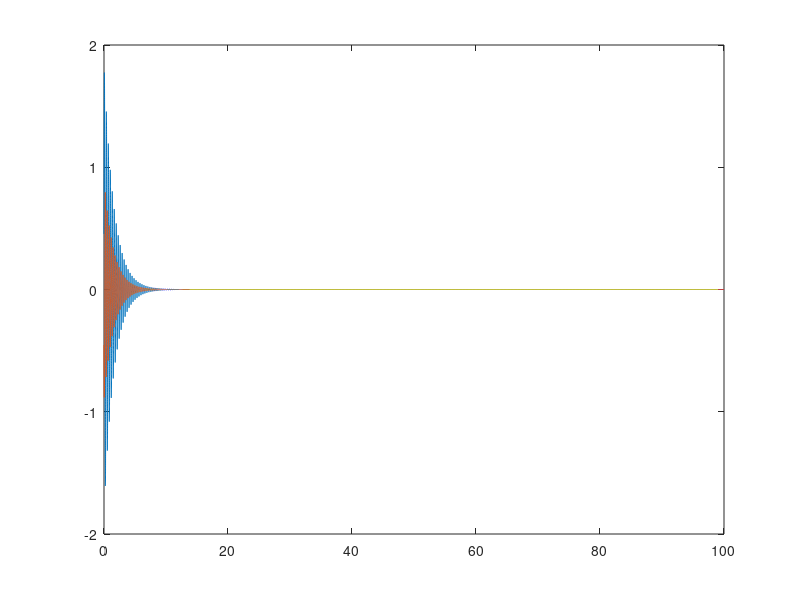

Here is the MATLAB script that generated this plot: (Note: this script raises an error after producing the figure.)
Fs = 1000;
T = 100;
f1 = pi;
f2 = 3.16;


t = 0:(1/Fs):T;
x = [2; -1] * sin(2*pi*f1*t) .* exp(-0.03*2*pi*f1*t);
x = x + [0.5; -0.5] * sin(2*pi*f2*t+2) .* exp(-0.03*2*pi*f2*t);

figure;
plt = plot(t, x);

fmin = 1;
fmax = 10;
Q = 10;
WaveletMenu('WaveletPlot', plt, 'fmin', fmin, 'fmax', fmax, 'Q', Q);